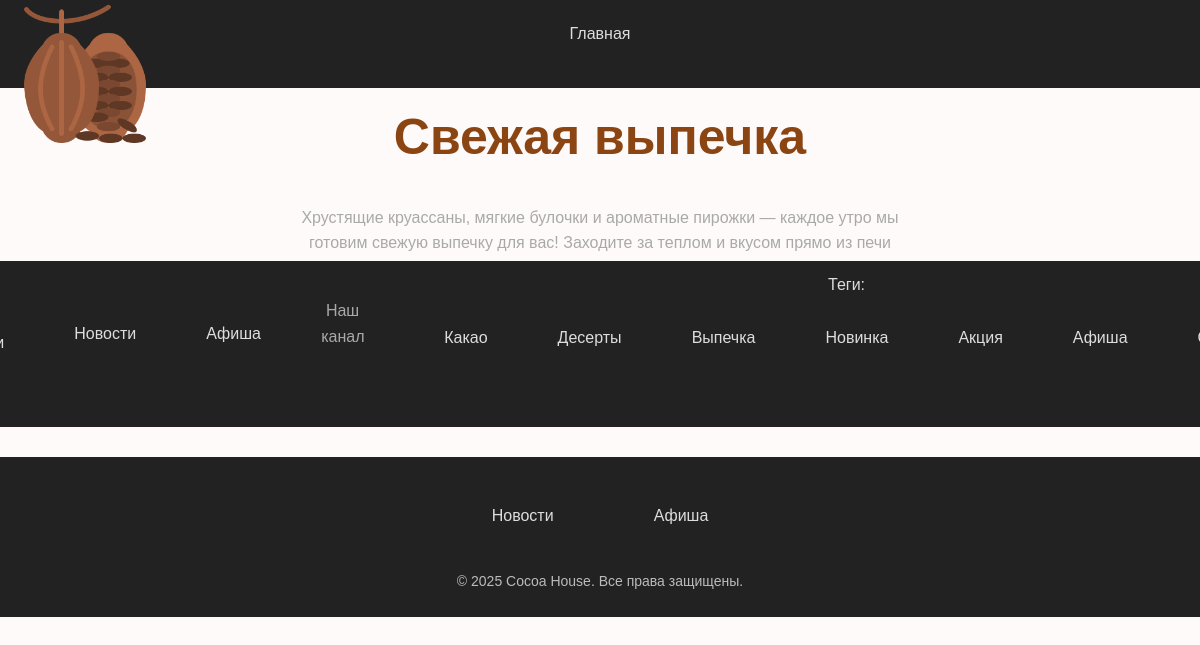
The app's page /post/bakery/ with its own data.
### cocoa/models.py (models this page shows, shortened)
class Post(models.Model):
 tags = models.ManyToManyField('TagPost', blank=True,related_name='tags')
 class Status(models.IntegerChoices):
  DRAFT = 0, 'Черновик'
  PUBLISHED = 1, 'Опубликовано'
 title = models.CharField(max_length=255,verbose_name="Заголовок")
 slug = models.SlugField(max_length=255, db_index=True, unique=True)
 content = models.TextField(blank=True, verbose_name="Текст статьи")
 time_create = models.DateTimeField(auto_now_add=True, verbose_name="Время создания")
 time_update = models.DateTimeField(auto_now=True, verbose_name="Время изменения")
 is_published = models.BooleanField(choices=tuple(map(lambda x:(bool(x[0]), x[1]), Status.choices)), default=Status.DRAFT, verbose_name="Статус")
 objects = models.Manager()
 published = PublishedModel()
 cat = models.ForeignKey('Category', on_delete=models.CASCADE, related_name='posts', verbose_name="Категории")
 filial = models.OneToOneField('Filial', on_delete=models.SET_NULL, null=True, blank=True, related_name='Филиал')
 class Meta:
  verbose_name = 'Посты'
  verbose_name_plural = 'Посты'
  ordering = ['-time_create']
  indexes = [
   models.Index(fields=['-time_create']),
  ]

class Category(models.Model):
 name = models.CharField(max_length=100, db_index=True, verbose_name="Категория")
 slug = models.SlugField(max_length=255, unique=True, db_index=True)
 class Meta:
  verbose_name = 'Категория'
  verbose_name_plural = 'Категории'

class TagPost(models.Model):
 tag = models.CharField(max_length=100,db_index=True)
 slug = models.SlugField(max_length=255,unique=True)
 def get_absolute_url(self):
  return reverse('tag', kwargs={'tag_slug': self.slug})

### cocoa/views.py (the view)
# urls.py: path('post/<slug:post_slug>/', views.show_post, name='post'),
def show_post(request, post_slug):
 post = get_object_or_404(Post, slug=post_slug)
 data = {
 'title': post.title,
 'menu': menu,
 'post': post,
 'cat_selected': 1,
 }
 return render(request, 'cocoa/post.html',
context=data)

### cocoa/templatetags/cocoa_tags.py (called while the page is built)
@register.simple_tag(name='getcats')
def get_categories():
 return Category.objects.all()

@register.inclusion_tag('cocoa/list_categories.html')
def show_categories(cat_selected_id=0):
 cats = Category.objects.all()
 return {"cats": cats, "cat_selected":cat_selected_id}

@register.inclusion_tag('cocoa/list_tags.html')
def show_all_tags():
 return {"tags": TagPost.objects.all()}

### cocoa/templates/cocoa/post.html (shortened to what this page needs)
{% extends 'base.html' %}
{% block content %}
<h1>{{post.title}}</h1>
{{post.content|linebreaks}}
{% endblock %}

### templates/base.html (shortened to what this page needs)
<!DOCTYPE html>
{% load static %}
{% load cocoa_tags %}
{% load menu_tags %}
{% getcats as categories %}
<html>
<head>
    <link type="text/css" href="{% static 'cocoa/css/styles.css' %}" rel="stylesheet" />
</head>
<body>
    <ul>
        <img src="{% static 'cocoa/images/cocoa.png' %}" alt="Логотип" class="logo">
        <li><a href="{% url 'home' %}">Главная</a></li>
    </ul>
    {% block content %}
    {% endblock %}
 <td valign="top" class="left-chapters">
 <ul id="leftchapters">
{% if cat_selected == 0 or cat_selected is None %}
 <li class="selected">Все
категории</li>
{% else %}
 <li><a href="{% url 'home' %}">Все
категории</a></li>
{% endif %}
{% show_categories cat_selected_id=cat_selected %}
<li class="share">
 <p >Наш канал</p>
 <a class="share-yt" href="..."
target="_blank" rel="nofollow"></a>
 </li>
 <li>{% show_all_tags %}</li>
 </ul>
</td>
    <footer class="footer">
        <div class="footer-container">
            <ul class="footer-categories">
                {% for cat in categories %}
                    <li><a href="{% url 'category' cat.id %}">{{ cat.name }}</a></li>
                {% endfor %}
            </ul>
            <p>&copy; 2025 Cocoa House. Все права защищены.</p>
        </div>
    </footer>
</body>
</html>

### cocoa/templates/cocoa/list_categories.html
{% for cat in cats %}
 {% if cat.id == cat_selected %}
 <li
class="selected">{{cat.name}}</li>
 {% else %}
 <li><a href="{{ cat.get_absolute_url
}}">{{cat.name}}</a></li>
 {% endif %}
{% endfor %}

### cocoa/templates/cocoa/list_tags.html
{% if tags %}
 Теги:</p>
 <ul class="tags-list">
 {% for t in tags %}
 <li><a
href="{{t.get_absolute_url}}">{{t.tag}}</a></li>
 {% endfor %}
 </ul>
{% endif %}

### cocoa/static/cocoa/css/styles.css (style rules this page uses)
body { font-family: Arial, sans-serif; background-color: #FFFAFA; color: #333; margin: 0; padding: 0; }
li { color: #ddd; text-align: center; display: flex; flex-direction: column; align-items: center; justify-content: center; margin-bottom: 20px; }
ul { list-style: none; padding: 0; margin: 0; background-color: #222; overflow: hidden; display: flex; justify-content: center; }
ul li { padding: 15px 20px; }
ul li a { color: #ddd; text-decoration: none; transition: color 0.3s; display: block; padding: 10px 15px; }
h1 { text-align: center; margin-top: 20px; color: #8B4513; font-size: 50px; }
p { text-align: center; line-height: 1.6; padding: 5px; color: #A9A9A9; width: 80%; max-width: 600px; margin: 0 auto; }
.logo { position: absolute; top: 0px; left: 10px; width: 150px; height: auto; z-index: 10; }
body { font-family: Arial, sans-serif; background-color: #FFFAFA; color: #333; margin: 0; padding: 0; display: flex; flex-direction: column; min-height: 100vh; }
.footer { background-color: #222; color: #fff; text-align: center; padding: 20px 0; margin-top: 30px; }
.footer-container { max-width: 1000px; margin: 0 auto; }
.footer-categories { list-style: none; padding: 0; margin: 0; display: flex; justify-content: center; flex-wrap: wrap; }
.footer-categories li { margin: 5px 15px; }
.footer-categories li a { color: #ddd; text-decoration: none; font-size: 16px; transition: color 0.3s; }
.footer p { margin-top: 10px; font-size: 14px; color: #bbb; }

### records on screen
Post: title "Свежая выпечка", content "Хрустящие круассаны, мягкие булочки и ароматные пирожки — каждое утро мы готовим свежую выпечку для вас! Заходите за теплом и вкусом прямо из печи"
Category: name "Новости"
Category: name "Афиша"
TagPost: tag "Какао"
TagPost: tag "Десерты"
TagPost: tag "Выпечка"
TagPost: tag "Новинка"
TagPost: tag "Акция"
TagPost: tag "Афиша"
